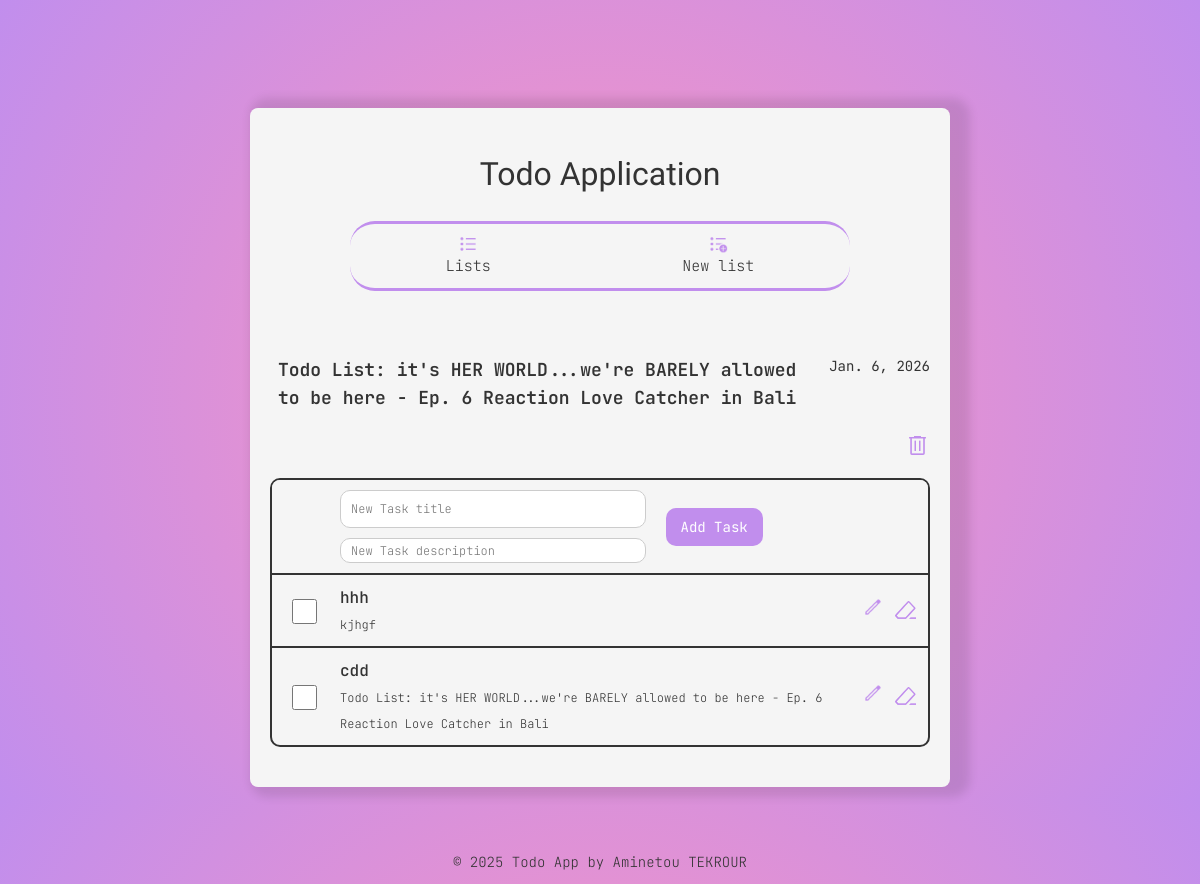
/list/3/, run on an earlier commit of the app's database.
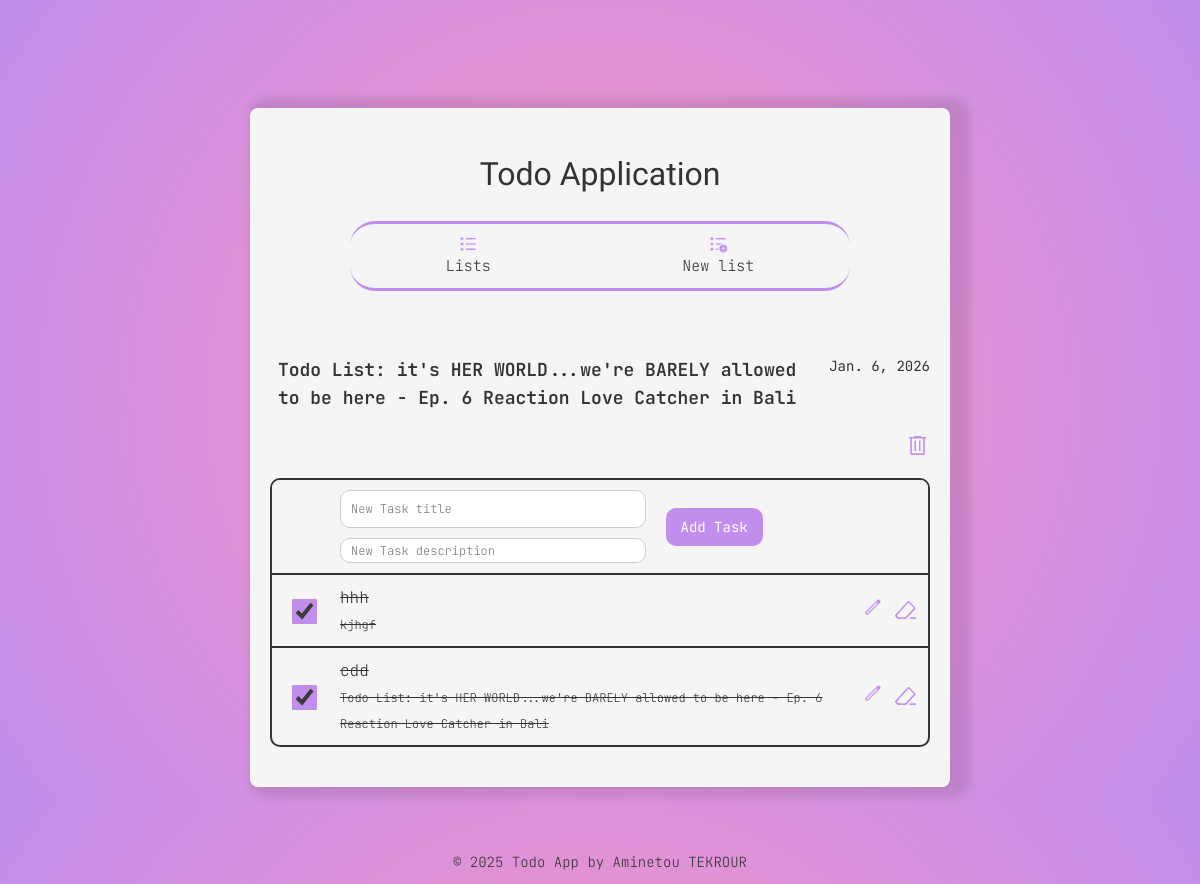
And on a later commit of the database.
### todoapp/models.py (models this page shows, shortened)
class List(models.Model):
    date = models.DateField(auto_now_add=True)
    name = models.CharField(max_length=100, default='To-Do List')

class Task(models.Model):
    title = models.CharField(max_length=200)
    description = models.TextField(blank=True)
    completed = models.BooleanField(default=False)
    created_at = models.DateTimeField(auto_now_add=True)
    updated_at = models.DateTimeField(auto_now=True)
    list = models.ForeignKey('List', related_name='tasks', on_delete=models.CASCADE, null=False, blank=False)

### todoapp/views.py (the view)
# urls.py: path('list/<int:list_id>/', list_detail, name='list_detail'),
def list_detail(request, list_id):
    todo_list = List.objects.get(id=list_id)
    tasks = Task.objects.filter(list=todo_list)
    edit_task_id = request.GET.get('edit')
    edit_task = None
    if edit_task_id:
        edit_task = get_object_or_404(Task, id=edit_task_id)
    context = {
        'todo_list': todo_list,
        'tasks': tasks,
        'edit_task': edit_task, # pass this to the template
    }
    return render(request, 'list_detail.html', context)

### todoapp/templates/list_detail.html (shortened to what this page needs)
{% extends "base.html" %}
{% load static %}
{% block content %}
<div class="list-title">
    <h2>Todo List: {{ todo_list.name }}</h2>
    <p id="date">{{ todo_list.date }}</p>
</div>
<form id='del-list' method="post" action="{% url 'delete_list' todo_list.id %}">
                <img src="{% static 'assets/delete.png' %}" width="25" height="25" alt="Delete" onclick="this.parentElement.submit()">
            </form>
    <table class="task-table">
        <tr>
            <th> </th>
             <form method="post" action="{% if edit_task %}{% url 'edit_task' edit_task.id %}{% else %}{% url 'create_task' todo_list.id %}{% endif %}">
            <th class="add-task-form">
                   <input type="text" id="title" name="title" placeholder="New Task title"  value="{{ edit_task.title|default:'' }}" required>
                    <span class="task-desc">
                   <input type="text" id="description" name="description" placeholder="New Task description" value="{{ edit_task.description|default:'' }}" required>
                    </span>
            </th>
            <th>
                   <button type="submit">{% if edit_task %}Update Task{% else %}Add Task{% endif %}</button>
               </form>
            <th> </th>
        </tr>
        {% for task in tasks %}
        <tr>
            <td>
            <form method="post" action="{% url 'toggle_task' task.id %}">
                <input type="checkbox" onchange="this.form.submit()" {% if task.completed %} checked {% endif %}>
            </form>
            </td>
            <td colspan="2">
                {% if task.completed %}
                    <s>{{ task.title }}</s>
                {% else %}
                    {{ task.title }}
                {% endif %}
                <br>
                <span class="task-desc">
                {% if task.completed %}
                    <s>{{ task.description }}</s>
                {% else %}
                    {{ task.description }}
                {% endif %}
                </span>
            </td>
            <td class="task-actions">
               <div class="task-actions-inner">
                    <a href="?edit={{ task.id }}"><img src="{% static 'assets/edit.png' %}" width="20" height="20" alt="Edit"></a>
                 <form method="post" action="{% url 'delete_task' task.id %}">
                    <img id="delete-icon" src="{% static 'assets/erase.png' %}" width="20" height="20" alt="Delete" onclick="this.parentElement.submit()">
                </form>
            </div>
            </td>
        </tr>
        {% empty %}
            <td>No tasks in this list.</td>
        {% endfor %}
    </table>
{% endblock %}

### todoapp/templates/base.html (shortened to what this page needs)
<!DOCTYPE html>
{% load static %}
<html lang="en">
<head>
    <link rel="stylesheet" href="{% static 'css/styles.css' %}">
</head>
<body>
    <div class="container">
    <header>
        <h1>Todo Application</h1>
        <nav>
            <a href="{% url 'index' %}"><div class="nav-item"><img src="{% static 'assets/lists.png' %}" width="20" height="20" alt="Lists"><span>Lists</span></div></a>
            <a href="{% url 'create_list' %}"><div class="nav-item"><img src="{% static 'assets/new-list.png' %}" width="20" height="20" alt="New list"><span>New list</span></div></a>
        </nav>
    </header>
    <main>
        {% block content %}{% endblock %}
    </main>
    </div>
    <footer>
        <p>&copy; 2025 Todo App by Aminetou TEKROUR</p>
    </footer>
</body>
</html>

### todoapp/templates/static/css/styles.css (style rules this page uses)
* { box-sizing: border-box; font-family: "JetBrains Mono", monospace; font-optical-sizing: auto; font-weight: 200; font-style: normal; }
html, body { height: 100%; }
html { scroll-behavior: smooth; }
body { background: #fc95c0; background: radial-gradient(circle, rgba(252, 149, 192, 1) 0%, rgba(193, 142, 237, 1) 100%); color: #333; line-height: 1.6; padding: 50px; display: flex; flex-direction: column; justify-content: flex-start; align-items: center; }
.container { background: #f5f5f5; padding: 20px; border-radius: 8px; box-shadow: 10px 0 10px 10px rgba(0, 0, 0, 0.1); width: 100%; max-width: 700px; height: auto; display: flex; flex-direction: column; align-items: center; justify-content: center; margin-top: 50px; margin-bottom: 50px; }
nav { margin-bottom: 50px; width: 100%; min-width: 500px; text-align: center; display: flex; justify-content: space-around; align-items: center; flex-wrap: wrap; font-size: 15px; border-bottom: 3px solid rgba(193, 142, 237, 1); border-top: 3px solid rgba(193, 142, 237, 1); border-radius: 25px; padding-bottom: 10px; padding-top: 10px; }
a { color: #333; text-decoration: none; color: radial-gradient(circle, rgba(252, 149, 192, 1) 0%, rgba(193, 142, 237, 1) 100%); font-weight: 700; }
h1 { text-align: center; margin-bottom: 20px; color: radial-gradient(circle, rgba(252, 149, 192, 1) 0%, rgba(193, 142, 237, 1) 100%); font-family: "Tagesschrift", system-ui; font-weight: 400; font-style: normal; }
table { width: 100%; min-width: 600px; margin-bottom: 20px; margin-top: 50px; border: 2px solid #333; border-collapse: separate; border-spacing: 0; border-radius: 10px; overflow: hidden; }
th, td { padding: 10px; text-align: left; border-bottom: 2px solid #333; border-right: 2px solid #333; }
th { background: rgba(193, 142, 237, 1) 50%; color: #fff; font-weight: 600; }
td { color: #333; color: radial-gradient(circle, rgba(252, 149, 192, 1) 0%, rgba(193, 142, 237, 1) 100%); font-weight: 400; font-size: 14px; }
h2 { text-align: center; margin-bottom: 10px; color: radial-gradient(circle, rgba(252, 149, 192, 1) 0%, rgba(193, 142, 237, 1) 100%); font-weight: 600; font-style: normal; font-size: 18px; }
p { font-size: 14px; margin-bottom: 10px; text-align: center; }
.task-table { margin-top: 20px; width: 100%; border-radius: 10px; }
.task-table td { border-right: none; font-size: 16px; font-weight: 500; }
.task-table th { background: #f5f5f5; color: #333; border-right: none; }
.task-table th button { margin-top: 0; margin-bottom: 0; }
td:last-child, th:last-child { border-right: none; }
table tr:last-child td { border-bottom: none; }
input[type="text"], input[type="date"] { width: 100%; padding: 10px; margin-bottom: 10px; border: 1px solid #ccc; border-radius: 10px; font-size: 12px; }
#description { font-size: 12px; height: 25px; margin-bottom: 0; }
.add-task-form { width: 100%; display: flex; flex-direction: column; }
button { background: rgba(193, 142, 237, 1); color: #fff; border: none; padding: 10px 15px; border-radius: 10px; cursor: pointer; font-size: 14px; font-weight: 400; margin-top: 10px; margin-bottom: 50px; }
#date { font-size: 14px; font-weight: 400; }
input[type="checkbox"] { width: 25px; height: 25px; accent-color: rgba(193, 142, 237, 1); margin-left: 10px; margin-top: 10px; cursor: pointer; color: #fff; }
.nav-item { display: flex; flex-direction: column; align-items: center; justify-content: center; }
#delete-icon { cursor: pointer; display: flex; align-items: center; justify-content: center; width: 25px; height: 25px; }
.task-actions { vertical-align: middle; border-right: none; }
.task-actions-inner { display: flex; justify-content: center; align-items: center; gap: 10px; height: 100%; }
.task-desc { font-size: 12px; font-weight: 200; }
.list-title { display: flex; flex-direction: row; justify-content: space-between; align-items: flex-start; margin-bottom: 10px; gap: 25px; width: 100%; }
.list-title h1, .list-title p { white-space: nowrap; flex-shrink: 0; }
#del-list { display: flex; justify-content: flex-end; }

What changed in the data, as far as the page shows it:
changed Task "hhh": completed "☐" → "☑"
changed Task "cdd": completed "☐" → "☑"
